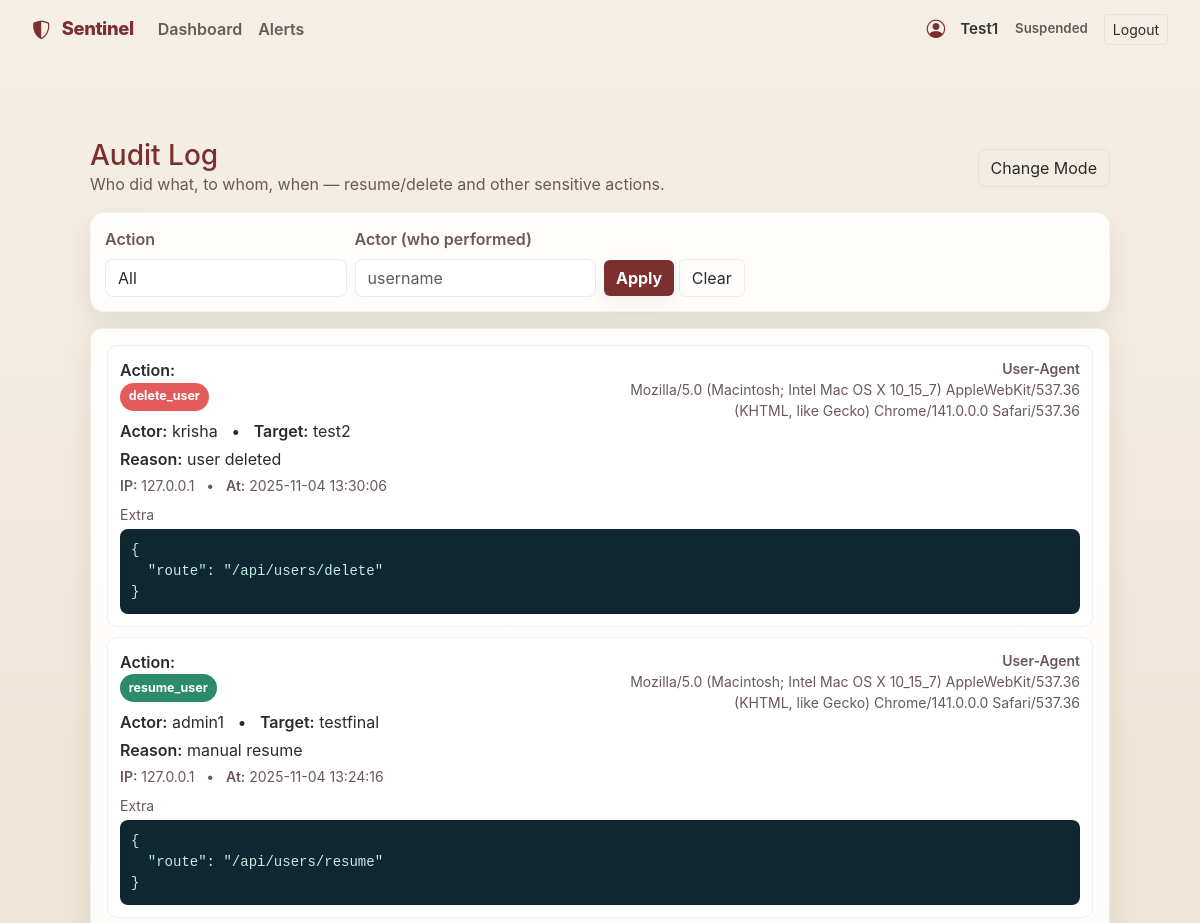
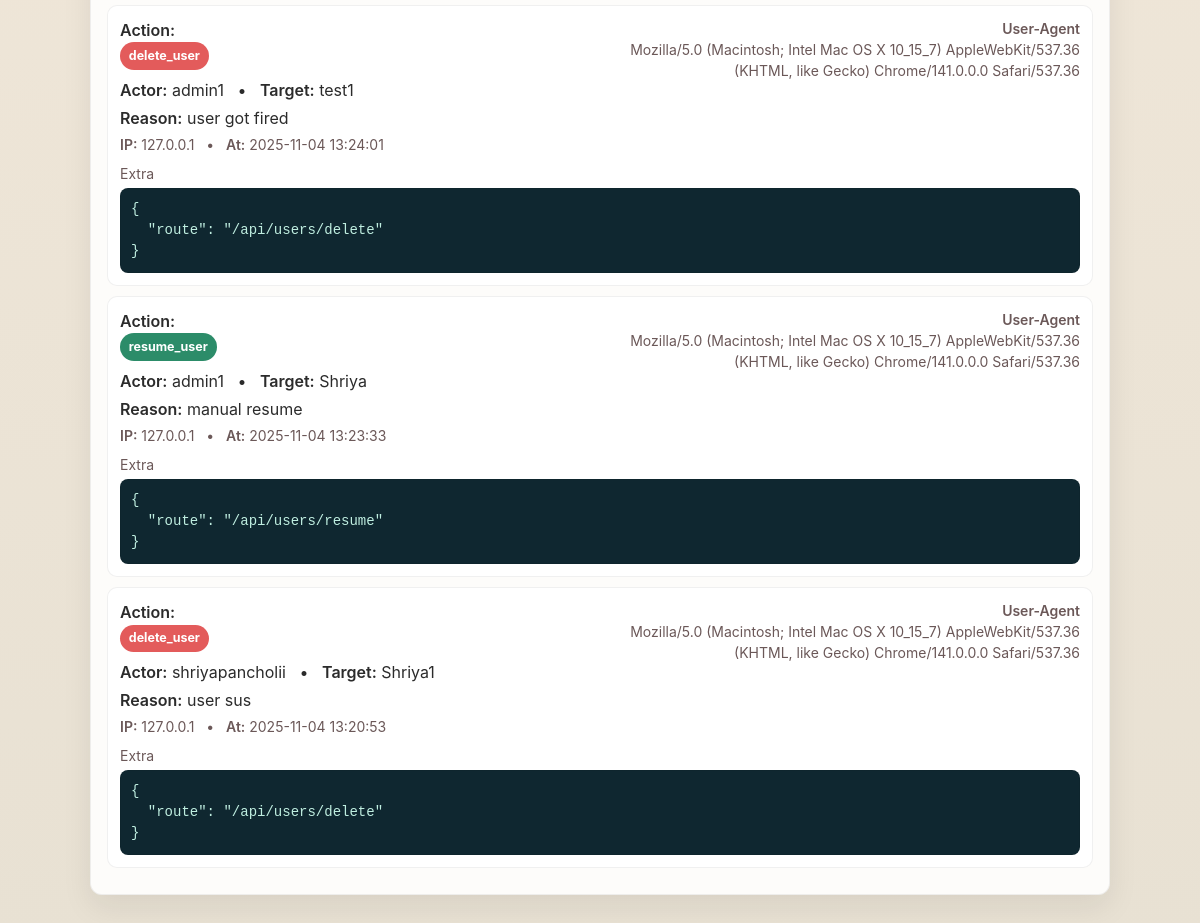
Page /audit (signed in) on the committed database (2 pictures, top to bottom).
### tables this page shows
CREATE TABLE audit_logs (
        id INTEGER PRIMARY KEY AUTOINCREMENT,
        action TEXT NOT NULL,          -- resume_user / delete_user / ...
        actor TEXT NOT NULL,           -- session username
        target_user TEXT,              -- affected username/id
        reason TEXT,
        ip TEXT,
        user_agent TEXT,
        extra TEXT,                    -- JSON string
        created_at DATETIME NOT NULL DEFAULT CURRENT_TIMESTAMP
    );

### app.py (the view)
@app.route('/audit', methods=['GET'])
@limiter.limit("60 per minute")
def audit_log():
    if not session.get('logged_in'):
        return redirect(url_for('login'))
    q_action = request.args.get('action', '').strip()
    q_actor  = request.args.get('actor', '').strip()
    clauses, params = [], []
    if q_action:
        clauses.append("action = ?")
        params.append(q_action)
    if q_actor:
        clauses.append("actor = ?")
        params.append(q_actor)
    where = f"WHERE {' AND '.join(clauses)}" if clauses else ""
    try:
        conn = get_db_conn()
        cur = conn.cursor()
        cur.execute(f"""
            SELECT id, action, actor, target_user, reason, ip, user_agent, extra, created_at
            FROM audit_logs
            {where}
            ORDER BY id DESC
            LIMIT 300
        """, params)
        rows = cur.fetchall()
        items = []
        for r in rows:
            try:
                extra = json.loads(r['extra']) if r['extra'] else {}
            except Exception:
                extra = r['extra']
            items.append({
                "id": r['id'],
                "action": r['action'],
                "actor": r['actor'],
                "target_user": r['target_user'],
                "reason": r['reason'],
                "ip": r['ip'],
                "user_agent": r['user_agent'],
                "extra": extra,
                "created_at": r['created_at'],
            })
        conn.close()
    except Exception as e:
        print("[/audit] read error:", e)
        items = []
    return render_template('audit_log.html', items=items, q_action=q_action, q_actor=q_actor)

### app.py (called while the page is built)
def get_db_conn():
    conn = sqlite3.connect(DB_PATH)
    conn.row_factory = sqlite3.Row
    return conn

@app.before_request
def enforce_https_in_production():
    USE_HTTPS = os.environ.get("USE_HTTPS", "0").lower() in ("1", "true", "yes")
    if not (FLASK_ENV == "production" and USE_HTTPS):
        return
    proto = request.headers.get('X-Forwarded-Proto', request.scheme)
    if proto != 'https':
        url = request.url.replace("http://", "https://", 1)
        return redirect(url, code=301)

### templates/audit_log.html (shortened to what this page needs)
{% extends 'base.html' %}
{% block content %}
<div class="container py-4">
  <div class="d-flex align-items-center justify-content-between mb-3">
    <div>
      <h1 class="h3" style="color:var(--accent);margin:0">Audit Log</h1>
      <div class="mut">Who did what, to whom, when — resume/delete and other sensitive actions.</div>
    </div>
    <div class="d-flex gap-2">
      <button id="theme_toggle_audit" class="btn btn-outline-light">Change Mode</button>
    </div>
  </div>
  <form method="get" class="card-panel mb-3" style="padding:14px">
    <div class="row g-2 align-items-end">
      <div class="col-12 col-md-3">
        <label class="form-label muted">Action</label>
        <select name="action" class="form-select">
          <option value="" {{ '' == q_action and 'selected' or '' }}>All</option>
        </select>
      </div>
      <div class="col-12 col-md-3">
        <label class="form-label muted">Actor (who performed)</label>
        <input name="actor" class="form-control" value="{{ q_actor or '' }}" placeholder="username">
      </div>
      <div class="col-12 col-md-3">
        <button class="btn btn-accent">Apply</button>
        <a class="btn btn-outline-light" href="{{ url_for('audit_log') }}">Clear</a>
      </div>
    </div>
  </form>
  <div class="audit-card p-3">
    {% if items and items|length > 0 %}
      {% for a in items %}
        <div class="audit-row">
          <div class="d-flex justify-content-between align-items-start">
            <div>
              <div class="k">Action:</div>
              <div>
                {% if a.action == 'delete_user' %}
                  <span class="pill del">{{ a.action }}</span>
                {% elif a.action == 'resume_user' %}
                  <span class="pill res">{{ a.action }}</span>
                {% else %}
                  <span class="pill" style="background:#ddd;color:#222">{{ a.action }}</span>
                {% endif %}
              </div>
              <div class="mt-2"><span class="k">Actor:</span> {{ a.actor or '—' }} &nbsp; • &nbsp;
                  <span class="k">Target:</span> {{ a.target_user or '—' }}</div>
              {% if a.reason %}
                <div class="mt-1"><span class="k">Reason:</span> {{ a.reason }}</div>
              {% endif %}
              <div class="mut small mt-1">
                <span class="k">IP:</span> {{ a.ip or '—' }} &nbsp; • &nbsp;
                <span class="k">At:</span> {{ a.created_at }}
              </div>
            </div>
            <div class="text-end small mut" style="max-width:50%">
              <div class="k">User-Agent</div>
              <div>{{ a.user_agent or '—' }}</div>
            </div>
          </div>
          {% if a.extra %}
            <div class="mt-2">
              <div class="mut small mb-1">Extra</div>
              <pre class="audit-json">{{ a.extra | tojson(indent=2) }}</pre>
            </div>
          {% endif %}
        </div>
      {% endfor %}
    {% else %}
      <div class="alert alert-secondary mb-0">No audit events yet.</div>
    {% endif %}
  </div>
</div>
{% endblock %}

### templates/base.html (shortened to what this page needs)
<!DOCTYPE html>
<html lang="en">
<head>
    <link href="https://cdn.jsdelivr.net/npm/bootstrap@5.3.2/dist/css/bootstrap.min.css" rel="stylesheet">
    <link rel="stylesheet" href="https://cdn.jsdelivr.net/npm/bootstrap-icons@1.10.5/font/bootstrap-icons.css">
</head>
<body>
{% set hide_nav_endpoints = ['login', 'signup'] %}
{% if request.endpoint not in hide_nav_endpoints %}
<nav class="navbar navbar-expand-lg">
    <div class="container-fluid">
        <a class="navbar-brand" href="{{ url_for('dashboard') }}">
            <i class="bi bi-shield-shaded me-2"></i> Sentinel
        </a>
        <div class="collapse navbar-collapse" id="navbarNav">
            <ul class="navbar-nav me-auto mb-2 mb-lg-0">
                {% if session.get('logged_in') %}
                <li class="nav-item"><a class="nav-link" href="{{ url_for('dashboard') }}">Dashboard</a></li>
                <li class="nav-item"><a class="nav-link" href="{{ url_for('alerts_detail') }}">Alerts</a></li>
                {% endif %}
            </ul>
            <div class="d-flex align-items-center">
                {% if session.get('logged_in') %}
                <div class="user-pill me-3">
                    <i class="bi bi-person-circle" style="font-size:1.15rem"></i>
                    <span style="opacity:.95;margin-left:.35rem">{{ session.get('username','User') }}</span>
                    <small class="muted" style="margin-left:.45rem">{{ session.get('role','analyst')|capitalize }}</small>
                </div>
                <a href="{{ url_for('logout') }}" class="btn btn-sm btn-outline-light">Logout</a>
                {% else %}
                <a href="{{ url_for('login') }}" class="btn btn-sm btn-accent me-2">Login</a>
                <a href="{{ url_for('signup') }}" class="btn btn-sm btn-outline-light">Sign Up</a>
                {% endif %}
            </div>
        </div>
    </div>
</nav>
{% endif %}
<div class="content">
    {% block content %}{% endblock %}
</div>
</body>
</html>

### templates/base.html (style rules this page uses)
:root { --bg-900: #f5efe6; --accent: #7b2f2f; --accent-700: #5a1f1f; --muted: #6b5858; --card-bg: rgba(255,255,255,0.88); --glass: rgba(255,255,255,0.85); --danger: #e35b5b; --warning: #d19b4a; --success: #2c8c69; --text-dark: #2b2b2b; --shadow: 0 12px 30px rgba(24,24,24,0.08); }
html,body { height:100% }
body { margin:0; min-height:100%; font-family:"Inter","Poppins",system-ui,-apple-system,"Segoe UI",Roboto,"Helvetica Neue",Arial; background: radial-gradient(900px 300px at 10% 12%, rgba(180,170,155,0.06), transparent 6%), linear-gradient(180deg, #f5efe6 0%, #efe6d8 40%, #e8e1d3 100%); color: var(--text-dark); -webkit-font-smoothing:antialiased; -moz-osx-font-smoothing:grayscale; padding-bottom:48px; }
.navbar { background: transparent; border-bottom: 0; padding: .6rem 1.25rem; }
.navbar-brand { color: var(--accent) !important; font-weight: 800; letter-spacing:-0.02em; font-size:1.15rem; }
.nav-link { color: var(--muted) !important; padding:.35rem .6rem; transition: color .18s ease, transform .12s ease; font-weight:600; }
.navbar .user-pill { color:var(--text-dark); font-weight:600; font-size:0.95rem; display:inline-flex; gap:.6rem; align-items:center; }
.btn-accent { background: var(--accent); color:#fff; border:none; font-weight:700; box-shadow: 0 6px 18px rgba(0,0,0,0.06); }
.btn-outline-light { border-color: rgba(0,0,0,0.06); color: var(--text-dark); background: transparent; }
.content { max-width:1100px; margin:28px auto; padding:28px; }
.card-panel { background: var(--card-bg); border-radius:14px; padding:18px; box-shadow: var(--shadow); border:1px solid rgba(0,0,0,0.04); }
h1, h2, h3 { color: var(--text-dark); margin:0 0 .6rem 0; }
.muted { color: var(--muted); }
input.form-control, textarea.form-control, select.form-select { background:#fff; border:1px solid rgba(0,0,0,0.08); color:var(--text-dark); border-radius:8px; }
input::placeholder { color: rgba(100,100,100,0.45); }
.form-label.muted { color: var(--muted); font-weight:600; }
.bi { color: var(--accent); vertical-align: -2px; }

### templates/audit_log.html (style rules this page uses)
.audit-card { background:var(--card-bg);border-radius:12px;box-shadow:var(--shadow); border:1px solid rgba(0,0,0,0.06) }
.audit-row { border:1px solid rgba(0,0,0,0.06);border-radius:10px;padding:12px;margin-bottom:10px; background:var(--card-bg) }
.mut { color:var(--muted) }
.pill { display:inline-block;padding:.28rem .55rem;border-radius:999px;font-weight:700;font-size:.78rem }
.pill.del { background:var(--danger);color:#fff }
.pill.res { background:var(--success);color:#fff }
.k { font-weight:600 }
pre.audit-json { background:#0f2730;color:#bfeee0;border-radius:8px;padding:10px;white-space:pre-wrap; border:1px solid rgba(0,0,0,0.06);margin:0 }

### rows in the picture
audit_logs: get "Test1", action "delete_user", actor "admin1", target_user "test1", reason "user got fired", ip "127.0.0.1", created_at "2025-11-04 13:24:01", user_agent "Mozilla/5.0 (Macintosh; Intel Mac OS X 10_15_7) AppleWebKit/537.36 (KHTML, like Gecko) Chrome/141.0.0.0 Safari/537.36", extra|tojson "{ \"route\": \"/api/users/delete\" }"
audit_logs: action "delete_user", actor "krisha", target_user "test2", reason "user deleted", ip "127.0.0.1", created_at "2025-11-04 13:30:06", user_agent "Mozilla/5.0 (Macintosh; Intel Mac OS X 10_15_7) AppleWebKit/537.36 (KHTML, like Gecko) Chrome/141.0.0.0 Safari/537.36", extra|tojson "{ \"route\": \"/api/users/delete\" }"
audit_logs: action "resume_user", actor "admin1", target_user "testfinal", reason "manual resume", ip "127.0.0.1", created_at "2025-11-04 13:24:16", user_agent "Mozilla/5.0 (Macintosh; Intel Mac OS X 10_15_7) AppleWebKit/537.36 (KHTML, like Gecko) Chrome/141.0.0.0 Safari/537.36", extra|tojson "{ \"route\": \"/api/users/resume\" }"
audit_logs: action "resume_user", actor "admin1", target_user "Shriya", reason "manual resume", ip "127.0.0.1", created_at "2025-11-04 13:23:33", user_agent "Mozilla/5.0 (Macintosh; Intel Mac OS X 10_15_7) AppleWebKit/537.36 (KHTML, like Gecko) Chrome/141.0.0.0 Safari/537.36", extra|tojson "{ \"route\": \"/api/users/resume\" }"
audit_logs: action "delete_user", actor "shriyapancholii", target_user "Shriya1", reason "user sus", ip "127.0.0.1", created_at "2025-11-04 13:20:53", user_agent "Mozilla/5.0 (Macintosh; Intel Mac OS X 10_15_7) AppleWebKit/537.36 (KHTML, like Gecko) Chrome/141.0.0.0 Safari/537.36", extra|tojson "{ \"route\": \"/api/users/delete\" }"

### other values in the picture
{{ session.get('role','analyst')|capitalize }} "Suspended"
